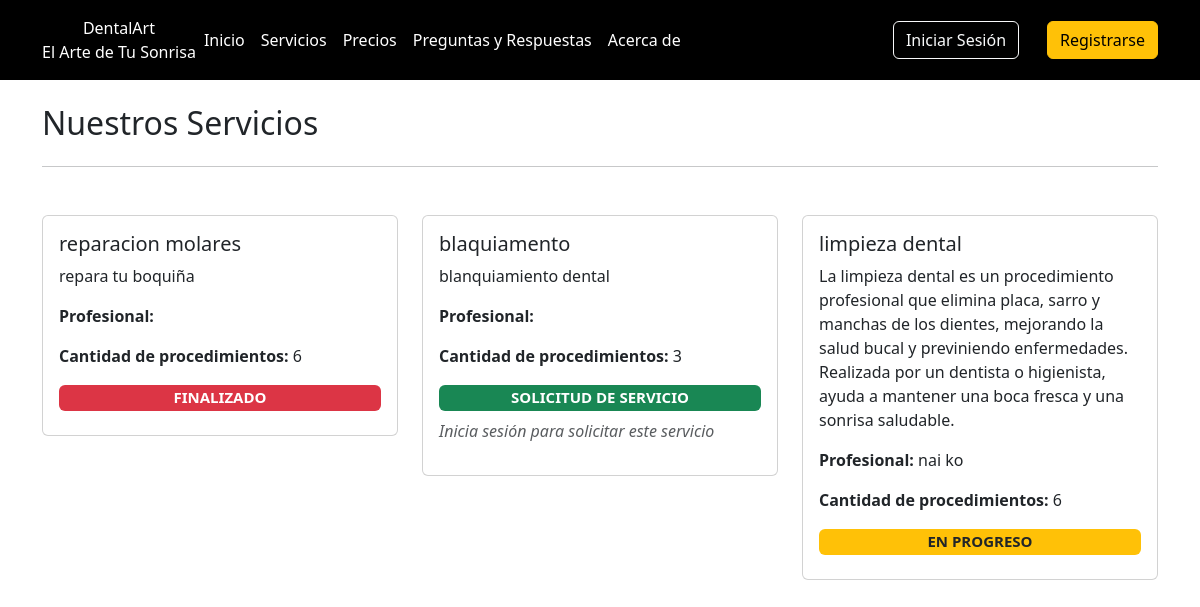
The app's page /servicios/ with its own data.
### core/models.py (models this page shows, shortened)
class Servicios(models.Model):
    STATUS_CHOICES = (
        ('S', 'Solicitud de Servicio'),
        ('P', 'En progreso'),
        ('F', 'Finalizado'),
    )
    name = models.CharField(max_length=100, verbose_name='Nombre del Servicio')
    description = models.TextField(blank=True, null=True, verbose_name='Descripción')
    profesional = models.ForeignKey(User, on_delete=models.CASCADE, limit_choices_to={'groups__name': 'profesionales'}, verbose_name='Profesional')
    n_procedimientos = models.PositiveIntegerField(default=0, verbose_name='Número de sesiones')
    status = models.CharField(max_length=1, choices=STATUS_CHOICES, default='S', verbose_name='Estado')
    class Meta:
        verbose_name = 'servicio'
        verbose_name_plural = 'servicios'

### core/views.py (the view)
# urls.py: path('servicios/', ServiciosView.as_view(), name='servicios'),
@add_group_name_to_context
class ServiciosView(TemplateView):
    template_name = 'servicios.html'
    def get_context_data(self, **kwargs):
        context = super().get_context_data(**kwargs)
        servicios = Servicios.objects.all().order_by('-id')
        cliente = self.request.user if self.request.user.is_authenticated else None
        for item in servicios:
            if cliente:
                registration = RegistroServicio.objects.filter(servicio=item, cliente=cliente).first()
                item.is_enrolled = registration is not None
            else:
                item.is_enrolled = False
            enrollment_count = RegistroServicio.objects.filter(servicio=item).count()
            item.enrollment_count = enrollment_count
        context['servicios'] = servicios
        return context

### core/views.py (called while the page is built, shortened)
def get_group_and_color(user):
    group = user.groups.first()
    group_id = None
    group_name = None
    group_name_singular = None
    color = None
    return group_id, group_name, group_name_singular, color

### templates/servicios.html (shortened to what this page needs)
{% extends 'base.html' %}
{% block content %}
    <div class="container my-4">
        <div class="row">
            <div class="col">
                <h2>Nuestros Servicios</h2>
            </div>
            <div class="col">
            </div>
        </div>
        <hr>
        <div class="row row-cols-1 row-cols-md-2 row-cols-lg-3 g-4 my-4">
            {% for servicio in servicios %}
                <div class="col">
                    <div class="card">
                        <div class="card-body">
                            <h5 class="card-title">{{ servicio.name }}</h5>
                            <p class="card-text">{{ servicio.description }}</p>
                            <p class="card-text">
                                <strong>Profesional: </strong>{{ servicio.profesional.first_name }} {{ servicio.profesional.last_name }}
                            </p>
                            <p class="card-text"><strong>Cantidad de procedimientos: </strong>{{ servicio.n_procedimientos }}</p>
                            {% if servicio.status == 'F' %}
                                <h5><span class="badge bg-danger w-100">{{ servicio.get_status_display|upper }}</span></h5>
                            {% elif servicio.status == 'P' %}
                                <h5><span class="badge bg-warning text-dark w-100">{{ servicio.get_status_display|upper }}</span></h5>
                            {% elif servicio.status == 'S' %}
                                <h5><span class="badge bg-success w-100">{{ servicio.get_status_display|upper }}</span></h5>
                                {% if user.is_authenticated %}
                                    {% if group_name == 'clientes' %}
                                        {% if not servicio.is_enrolled %}
                                            <a class="btn btn-sm btn-success" href="#">Solicitar Servicio</a>
                                        {% else %}
                                            <p class="text-success"><strong>Solicitud en curso o servicio ya inscrito</strong></p>
                                        {% endif %}
                                    {% endif %}
                                {% else %}
                                    <p class="text-muted"><em>Inicia sesión para solicitar este servicio</em></p>
                                {% endif %}
                            {% endif %}
                        </div>
                    </div>
                </div>
            {% endfor %}
        </div>
    </div>
{% endblock %}

### templates/base.html (shortened to what this page needs)
<!doctype html>
<html lang="es">
<head>
    <link href="https://cdn.jsdelivr.net/npm/bootstrap@5.3.0/dist/css/bootstrap.min.css" rel="stylesheet">
</head>
<body>
    {% include 'header.html' %}
    {% block content %}{% endblock %}
</body>
</html>

### templates/header.html
{% if user.is_authenticated %}
    {% if group_name == 'clientes' %}
        <header class="p-3 text-bg-dark bg-primary">
    {% elif group_name == 'profesionales' %}
        <header class="p-3 text-bg-dark bg-success">
    {% elif group_name == 'ejecutivos' %}
        <header class="p-3 text-bg-dark bg-danger">
    {% elif group_name == 'administradores' %}
        <header class="p-3 text-bg-dark bg-info">
    {% else %}
        <header class="p-3 text-bg-dark bg-dark">
    {% endif %}
{% else %}
    <header class="p-3 text-bg-dark bg-black">
{% endif %}
    <div class="container">
        <div class="d-flex flex-wrap align-items-center justify-content-between">
            <a href="{% url 'home' %}" class="d-flex align-items-center mb-2 mb-lg-0 text-white text-decoration-none text-center">
                DentalArt<br>El Arte de Tu Sonrisa
            </a>
            {% if user.is_authenticated %}
                {% if group_name == 'clientes' %}
                    <ul class="nav col-12 col-lg-auto me-lg-auto mb-2 justify-content-center mb-md-0 bg-primary">
                {% elif group_name == 'profesionales' %}
                    <ul class="nav col-12 col-lg-auto me-lg-auto mb-2 justify-content-center mb-md-0 bg-success">
                {% elif group_name == 'ejecutivos' %}
                    <ul class="nav col-12 col-lg-auto me-lg-auto mb-2 justify-content-center mb-md-0 bg-danger">
                {% elif group_name == 'administradores' %}
                    <ul class="nav col-12 col-lg-auto me-lg-auto mb-2 justify-content-center mb-md-0 bg-info">
                {% else %}
                    <ul class="nav col-12 col-lg-auto me-lg-auto mb-2 justify-content-center mb-md-0 bg-dark">
                {% endif %}
            {% else %}
                <ul class="nav col-12 col-lg-auto me-lg-auto mb-2 justify-content-center mb-md-0 bg-black">
            {% endif %}
                <li><a href="{% url 'home' %}" class="nav-link px-2 text-white">Inicio</a></li>
                <li><a href="{% url 'servicios' %}" class="nav-link px-2 text-white">Servicios</a></li>
                {% if not user.is_authenticated or group_name == 'clientes' %}
                <li><a href="{% url 'pricing' %}" class="nav-link px-2 text-white">Precios</a></li>
                <li><a href="#" class="nav-link px-2 text-white">Preguntas y Respuestas</a></li>
                <li><a href="#" class="nav-link px-2 text-white">Acerca de</a></li>
                {% endif %}
            </ul>
            <div class="d-flex align-items-center" style="gap: 20px;">
                {% if user.is_authenticated %}
                    <li style="list-style-type: none;">
                        <a class="nav-link px-2 text-white" href="{% url 'profile' %}">{{ group_name_singular|capfirst }}
                            | {{ user.username }}</a>
                    </li>
                    <form action="{% url 'logout' %}" method="post" style="display: inline;">
                        {% csrf_token %}
                        <button type="submit" class="btn btn-lg btn-danger">Cerrar Sesión</button>
                    </form>
                {% else %}
                    <a href="{% url 'login' %}" class="btn btn-outline-light me-2">Iniciar Sesión</a>
                    <a href="{% url 'register' %}" class="btn btn-warning">Registrarse</a>
                {% endif %}
            </div>
        </div>
    </div>
</header>

### records on screen
Servicios: name "reparacion molares", description "repara tu boquiña", n_procedimientos "6", status "FINALIZADO"
Servicios: name "blaquiamento", description "blanquiamiento dental", n_procedimientos "3", status "SOLICITUD DE SERVICIO", shows "Inicia sesión para solicitar este servicio"
Servicios: name "limpieza dental", description "La limpieza dental es un procedimiento profesional que elimina placa, sarro y manchas de los dientes, mejorando la salud bucal y previniendo enfermedades. Realizada por un dentista o higienista, ayuda a mantener una boca fresca y una sonrisa saludable.", profesional.first_name "nai", profesional.last_name "ko", n_procedimientos "6", status "EN PROGRESO"
